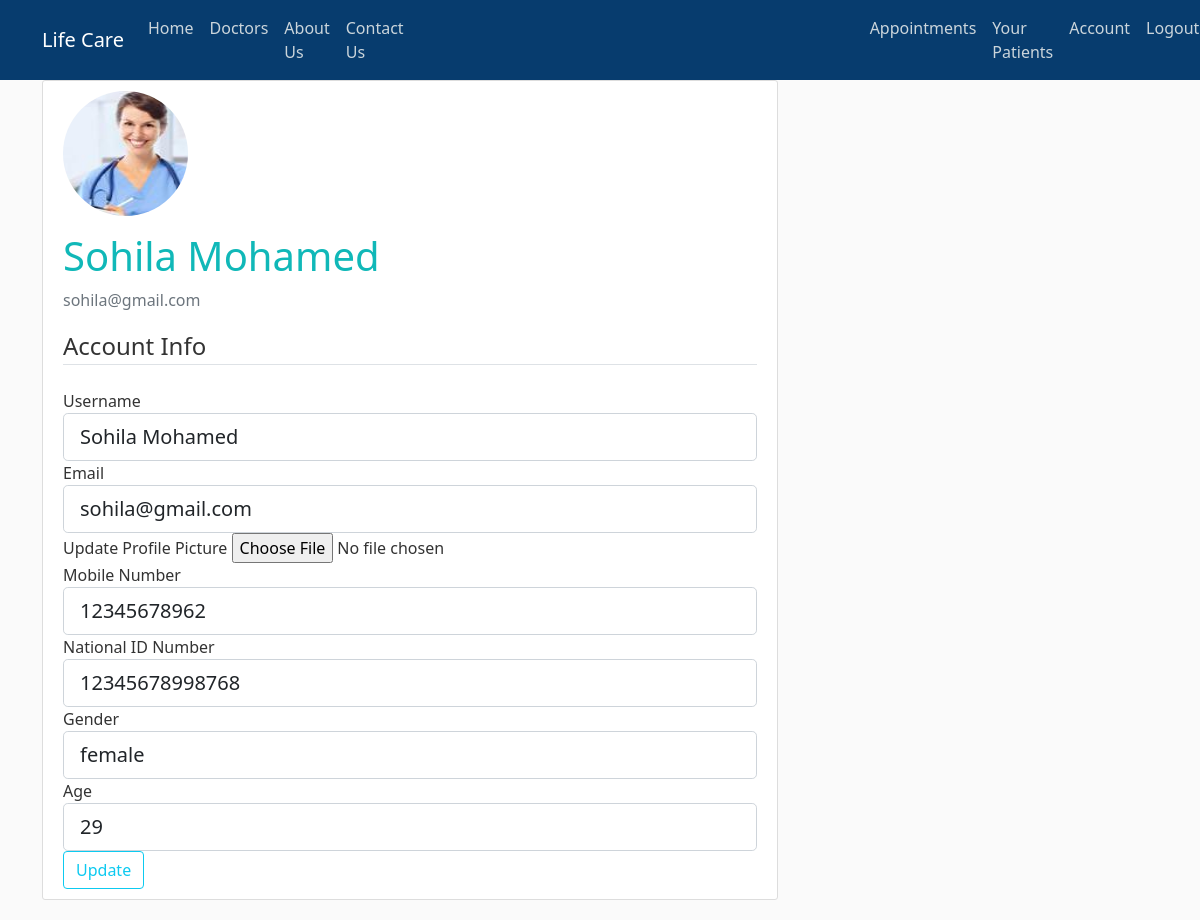
Page /paccount (signed in) on the committed database.
### his/models.py (models this page shows, shortened)
class User(db.Model, UserMixin):
    id = db.Column(db.Integer, primary_key=True)
    username = db.Column(db.String(20), unique=True, nullable=False)
    national_id = db.Column(db.Integer, unique=True, nullable=False)
    email = db.Column(db.String(120), unique=True, nullable=False)
    image_file = db.Column(db.String(20), nullable=False, default='default.jpg')
    password = db.Column(db.String(60), nullable=False)
    mobile_number = db.Column(db.String, nullable=False)
    gender = db.Column(db.String(6), nullable=False)
    age = db.Column(db.Integer, nullable=False)
    role = db.Column(db.String(10), nullable=False, default='patient')
    doctor_id = db.Column(db.Integer, db.ForeignKey('user.id'), nullable=True)
    patients = db.relationship('User')
    medical_history = db.Column(db.Text, nullable=True)
    salary = db.Column(db.Text, nullable=True)
    scans = db.relationship('CTScan', backref='patient', lazy=True)

### his/routes.py (the view)
@app.route("/paccount", methods=['GET', 'POST'])
@login_required
def paccount():
    form = PUpdateAccountForm()
    if form.validate_on_submit():
        if form.picture.data:
            picture_file = save_picture(form.picture.data)
            current_user.image_file = picture_file
        current_user.username = form.username.data
        current_user.email = form.email.data
        current_user.mobile_number = form.mobile_number.data
        current_user.gender = form.gender.data
        current_user.age = form.age.data
        current_user.national_id = form.national_id.data
        current_user.medical_history = form.medical_history.data
        scans = []
        if form.scans.data:
            for image in form.scans.data:
                if isinstance(image, str):
                    continue
                picture_file = save_scan(image)
                scan_obj = CTScan(image_file=picture_file, patient_id=current_user.id)
                scans.append(scan_obj)
        db.session.add_all(scans)
        db.session.commit()
        flash('Your account has been updated!', 'success')
        return redirect(url_for('paccount'))
    elif request.method == 'GET':
        form.username.data = current_user.username
        form.email.data = current_user.email
        form.mobile_number.data = current_user.mobile_number
        form.gender.data = current_user.gender
        form.age.data = current_user.age
        form.national_id.data = current_user.national_id
        form.medical_history.data = current_user.medical_history
    image_file = url_for('static', filename='profile_pics/' + current_user.image_file)
    return render_template('account.html', title='Account', image_file=image_file, form=form)

### his/forms.py (shortened to what this page needs)
class PUpdateAccountForm(FlaskForm):
    username = StringField('Username', validators=[
                           DataRequired(), Length(min=2, max=20)])
    email = StringField('Email', validators=[DataRequired(), Email()])
    picture = FileField('Update Profile Picture', validators=[
                        FileAllowed(['jpg', 'png'])])
    mobile_number = StringField('Mobile Number', validators=[
                                DataRequired()])
    gender = SelectField('Gender', choices=[
        ('male', 'male'), ('female', 'female')], validators=[DataRequired()])
    scans = MultipleFileField('Upload your scans', validators=[
        FileAllowed(['jpg', 'png'])])
    age = IntegerField('Age', validators=[DataRequired()])
    national_id = StringField('National ID Number', validators=[
                              DataRequired(), Length(14)])
    medical_history = TextAreaField('Medical History', validators=[DataRequired()])
    submit = SubmitField('Update')

### his/models.py (called while the page is built)
@login_manager.user_loader
def load_user(user_id):
    return User.query.get(int(user_id))

### his/templates/account.html (shortened to what this page needs)
{% extends "layout.html" %}
{% block content %}
    <div class="content-section">
      <div class="media">
        <img class="rounded-circle account-img" src="{{ image_file }}">
        <div class="media-body">
          <h2 class="account-heading">{{ current_user.username }}</h2>
          <p class="text-secondary">{{ current_user.email }}</p>
        </div>
      </div>
        <form method="POST" action="" enctype="multipart/form-data">
            <fieldset class="form-group">
                <legend class="border-bottom mb-4">Account Info</legend>
                <div class="form-group">
                    {{ form.username.label(class="form-control-label") }}
                    {% if form.username.errors %}
                        {{ form.username(class="form-control form-control-lg is-invalid") }}
                        <div class="invalid-feedback">
                            {% for error in form.username.errors %}
                                <span>{{ error }}</span>
                            {% endfor %}
                        </div>
                    {% else %}
                        {{ form.username(class="form-control form-control-lg") }}
                    {% endif %}
                </div>
                <div class="form-group">
                    {{ form.email.label(class="form-control-label") }}
                    {% if form.email.errors %}
                        {{ form.email(class="form-control form-control-lg is-invalid") }}
                        <div class="invalid-feedback">
                            {% for error in form.email.errors %}
                                <span>{{ error }}</span>
                            {% endfor %}
                        </div>
                    {% else %}
                        {{ form.email(class="form-control form-control-lg") }}
                    {% endif %}
                </div>
                <div class="form-group">
                    {{ form.picture.label() }}
                    {{ form.picture(class="form-control-file") }}
                </div>
                <div class="form-group">
                    {{ form.mobile_number.label(class="form-control-label") }}
                    {% if form.mobile_number.errors %}
                        {{ form.mobile_number(class="form-control form-control-lg is-invalid") }}
                        <div class="invalid-feedback">
                            {% for error in form.mobile_number.errors %}
                                <span>{{ error }}</span>
                            {% endfor %}
                        </div>
                    {% else %}
                        {{ form.mobile_number(class="form-control form-control-lg") }}
                    {% endif %}
                </div>
                <div class="form-group">
                    {{ form.national_id.label(class="form-control-label") }}
                    {% if form.national_id.errors %}
                        {{ form.national_id(class="form-control form-control-lg is-invalid") }}
                        <div class="invalid-feedback">
                            {% for error in form.national_id.errors %}
                                <span>{{ error }}</span>
                            {% endfor %}
                        </div>
                    {% else %}
                        {{ form.national_id(class="form-control form-control-lg") }}
                    {% endif %}
                </div>
                <div class="form-group">
                    {{ form.gender.label(class="form-control-label") }}
                    {% if form.gender.errors %}
                        {{ form.gender(class="form-control form-control-lg is-invalid") }}
                        <div class="invalid-feedback">
                            {% for error in form.gender.errors %}
                                <span>{{ error }}</span>
                            {% endfor %}
                        </div>
                    {% else %}
                        {{ form.gender(class="form-control form-control-lg") }}
                    {% endif %}
                </div>
                <div class="form-group">
                    {{ form.age.label(class="form-control-label") }}
                    {% if form.age.errors %}
                        {{ form.age(class="form-control form-control-lg is-invalid") }}
                        <div class="invalid-feedback">
                            {% for error in form.age.errors %}
                                <span>{{ error }}</span>
                            {% endfor %}
                        </div>
                    {% else %}
                        {{ form.age(class="form-control form-control-lg") }}
                    {% endif %}
                </div>
            </fieldset>
            <div class="form-group">
                {{ form.submit(class="btn btn-outline-info") }}
            </div>
        </form>
    </div>
{% endblock content %}

### his/static/main.css (style rules this page uses)
body { background: #fafafa; color: #333333; margin-top: 5rem; }
h1, h2, h3, h4, h5, h6 { color: #10b8b8; }
.content-section { background: #ffffff; padding: 10px 20px; border: 1px solid #dddddd; border-radius: 3px; margin-bottom: 20px; }
.account-img { height: 125px; width: 125px; margin-right: 20px; margin-bottom: 16px; }
.account-heading { font-size: 2.5rem; }

### rows in the picture
User: username "Sohila Mohamed", email "sohila@gmail.com", mobile_number "12345678962", national_id "12345678998768", gender "female", age "29"
